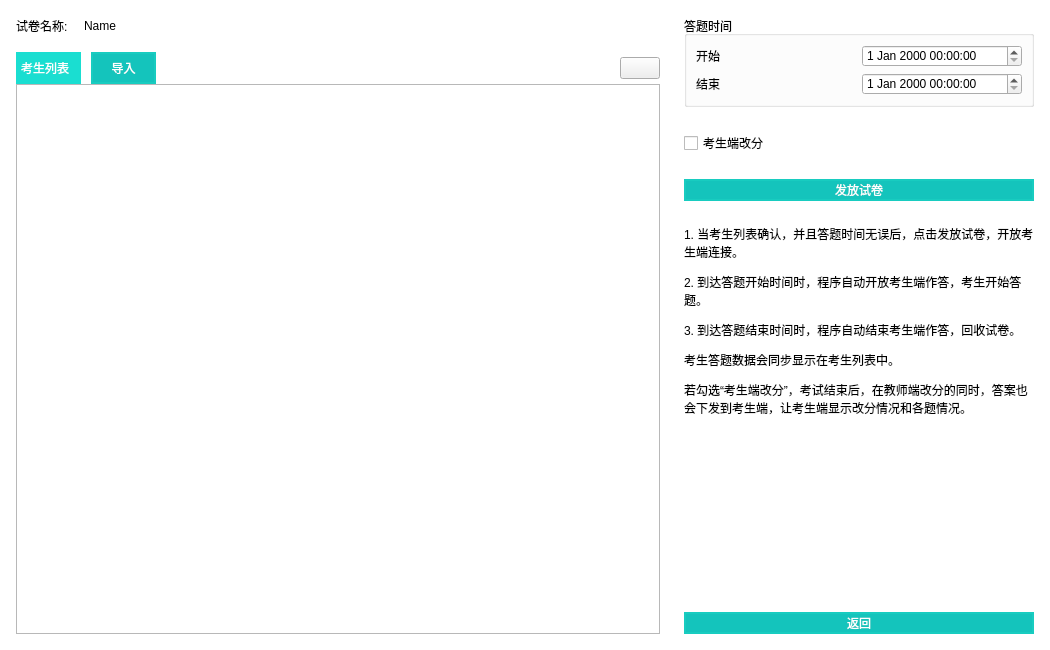
<?xml version="1.0" encoding="UTF-8"?>
<ui version="4.0">
 <class>PushView</class>
 <widget class="QWidget" name="PushView">
  <property name="geometry">
   <rect>
    <x>0</x>
    <y>0</y>
    <width>1050</width>
    <height>650</height>
   </rect>
  </property>
  <property name="windowTitle">
   <string>Form</string>
  </property>
  <property name="styleSheet">
   <string notr="true">QWidget#PushView{
	background-color: white;
}</string>
  </property>
  <layout class="QHBoxLayout" name="horizontalLayout_4" stretch="0,0">
   <property name="spacing">
    <number>24</number>
   </property>
   <property name="leftMargin">
    <number>16</number>
   </property>
   <property name="topMargin">
    <number>16</number>
   </property>
   <property name="rightMargin">
    <number>16</number>
   </property>
   <property name="bottomMargin">
    <number>16</number>
   </property>
   <item>
    <layout class="QVBoxLayout" name="layoutLeft">
     <property name="spacing">
      <number>16</number>
     </property>
     <item>
      <layout class="QHBoxLayout" name="layoutTop">
       <item>
        <widget class="QLabel" name="labelProjNameText">
         <property name="text">
          <string>试卷名称:</string>
         </property>
        </widget>
       </item>
       <item>
        <widget class="QLabel" name="labelProjName">
         <property name="text">
          <string>Name</string>
         </property>
         <property name="textFormat">
          <enum>Qt::PlainText</enum>
         </property>
        </widget>
       </item>
       <item>
        <spacer name="horizontalSpacer">
         <property name="orientation">
          <enum>Qt::Horizontal</enum>
         </property>
         <property name="sizeHint" stdset="0">
          <size>
           <width>40</width>
           <height>20</height>
          </size>
         </property>
        </spacer>
       </item>
      </layout>
     </item>
     <item>
      <layout class="QVBoxLayout" name="verticalLayout">
       <property name="spacing">
        <number>0</number>
       </property>
       <item>
        <layout class="QHBoxLayout" name="layoutTableHead" stretch="1,1,7,0">
         <property name="spacing">
          <number>10</number>
         </property>
         <item>
          <widget class="QLabel" name="labelTable">
           <property name="minimumSize">
            <size>
             <width>0</width>
             <height>32</height>
            </size>
           </property>
           <property name="maximumSize">
            <size>
             <width>16777215</width>
             <height>32</height>
            </size>
           </property>
           <property name="styleSheet">
            <string notr="true">
QLabel{
	border: 2px solid rgb(26, 222, 209);
	color: #FFFFFF;
	background-color: rgb(26, 222, 209);
}</string>
           </property>
           <property name="text">
            <string>考生列表</string>
           </property>
          </widget>
         </item>
         <item>
          <widget class="QPushButton" name="btnImport">
           <property name="sizePolicy">
            <sizepolicy hsizetype="Minimum" vsizetype="Preferred">
             <horstretch>0</horstretch>
             <verstretch>0</verstretch>
            </sizepolicy>
           </property>
           <property name="styleSheet">
            <string notr="true">QPushButton{
	color: #FFFFFF;
	border: 2px solid rgb(24, 204, 192);
	background-color: rgb(20,196,188);
}
QPushButton:hover{
	background-color: rgb(22,218,208);
}
QPushButton:pressed{
	background-color: rgb(17,171,164);
}</string>
           </property>
           <property name="text">
            <string>导入</string>
           </property>
          </widget>
         </item>
         <item>
          <spacer name="horSpacerTable">
           <property name="orientation">
            <enum>Qt::Horizontal</enum>
           </property>
           <property name="sizeHint" stdset="0">
            <size>
             <width>40</width>
             <height>20</height>
            </size>
           </property>
          </spacer>
         </item>
         <item>
          <widget class="QPushButton" name="btnTip"/>
         </item>
        </layout>
       </item>
       <item>
        <widget class="QTableWidget" name="tableWidget">
         <property name="editTriggers">
          <set>QAbstractItemView::NoEditTriggers</set>
         </property>
         <property name="selectionMode">
          <enum>QAbstractItemView::NoSelection</enum>
         </property>
         <property name="verticalScrollMode">
          <enum>QAbstractItemView::ScrollPerPixel</enum>
         </property>
         <property name="horizontalScrollMode">
          <enum>QAbstractItemView::ScrollPerPixel</enum>
         </property>
         <property name="sortingEnabled">
          <bool>true</bool>
         </property>
         <attribute name="verticalHeaderVisible">
          <bool>false</bool>
         </attribute>
        </widget>
       </item>
      </layout>
     </item>
    </layout>
   </item>
   <item>
    <layout class="QVBoxLayout" name="layoutInfo" stretch="0,0,0,1,0,0">
     <property name="spacing">
      <number>24</number>
     </property>
     <item>
      <widget class="QGroupBox" name="groupBoxTime">
       <property name="title">
        <string>答题时间</string>
       </property>
       <layout class="QVBoxLayout" name="verticalLayout_2">
        <item>
         <layout class="QHBoxLayout" name="layoutTimeStart">
          <item>
           <widget class="QLabel" name="labelTimeStart">
            <property name="text">
             <string>开始</string>
            </property>
           </widget>
          </item>
          <item>
           <widget class="QDateTimeEdit" name="dateTimeEditStart"/>
          </item>
         </layout>
        </item>
        <item>
         <layout class="QHBoxLayout" name="layoutTimeEnd">
          <item>
           <widget class="QLabel" name="labelTimeEnd">
            <property name="text">
             <string>结束</string>
            </property>
           </widget>
          </item>
          <item>
           <widget class="QDateTimeEdit" name="dateTimeEditEnd"/>
          </item>
         </layout>
        </item>
       </layout>
      </widget>
     </item>
     <item>
      <widget class="QCheckBox" name="cbbScoreInClient">
       <property name="text">
        <string>考生端改分</string>
       </property>
      </widget>
     </item>
     <item>
      <widget class="QPushButton" name="btnPush">
       <property name="styleSheet">
        <string notr="true">QPushButton{
	color: #FFFFFF;
	border: 2px solid rgb(24, 204, 192);
	background-color: rgb(20,196,188);
}
QPushButton:hover{
	background-color: rgb(22,218,208);
}
QPushButton:pressed{
	background-color: rgb(17,171,164);
}</string>
       </property>
       <property name="text">
        <string>发放试卷</string>
       </property>
      </widget>
     </item>
     <item>
      <widget class="QLabel" name="labelNote">
       <property name="sizePolicy">
        <sizepolicy hsizetype="Preferred" vsizetype="Preferred">
         <horstretch>0</horstretch>
         <verstretch>0</verstretch>
        </sizepolicy>
       </property>
       <property name="maximumSize">
        <size>
         <width>350</width>
         <height>16777215</height>
        </size>
       </property>
       <property name="text">
        <string>&lt;html&gt;&lt;head/&gt;&lt;body&gt;&lt;p&gt;1. 当考生列表确认，并且答题时间无误后，点击发放试卷，开放考生端连接。&lt;/p&gt;&lt;p&gt;2. 到达答题开始时间时，程序自动开放考生端作答，考生开始答题。&lt;/p&gt;&lt;p&gt;3. 到达答题结束时间时，程序自动结束考生端作答，回收试卷。&lt;/p&gt;&lt;p&gt;考生答题数据会同步显示在考生列表中。&lt;/p&gt;&lt;p&gt;若勾选“考生端改分”，考试结束后，在教师端改分的同时，答案也会下发到考生端，让考生端显示改分情况和各题情况。&lt;/p&gt;&lt;/body&gt;&lt;/html&gt;</string>
       </property>
       <property name="alignment">
        <set>Qt::AlignLeading|Qt::AlignLeft|Qt::AlignTop</set>
       </property>
       <property name="wordWrap">
        <bool>true</bool>
       </property>
      </widget>
     </item>
     <item>
      <spacer name="verSpacerNote">
       <property name="orientation">
        <enum>Qt::Vertical</enum>
       </property>
       <property name="sizeHint" stdset="0">
        <size>
         <width>20</width>
         <height>40</height>
        </size>
       </property>
      </spacer>
     </item>
     <item>
      <widget class="QPushButton" name="btnBack">
       <property name="styleSheet">
        <string notr="true">QPushButton{
	color: #FFFFFF;
	border: 2px solid rgb(24, 204, 192);
	background-color: rgb(20,196,188);
}
QPushButton:hover{
	background-color: rgb(22,218,208);
}
QPushButton:pressed{
	background-color: rgb(17,171,164);
}</string>
       </property>
       <property name="text">
        <string>返回</string>
       </property>
      </widget>
     </item>
    </layout>
   </item>
  </layout>
 </widget>
 <resources/>
 <connections/>
</ui>
